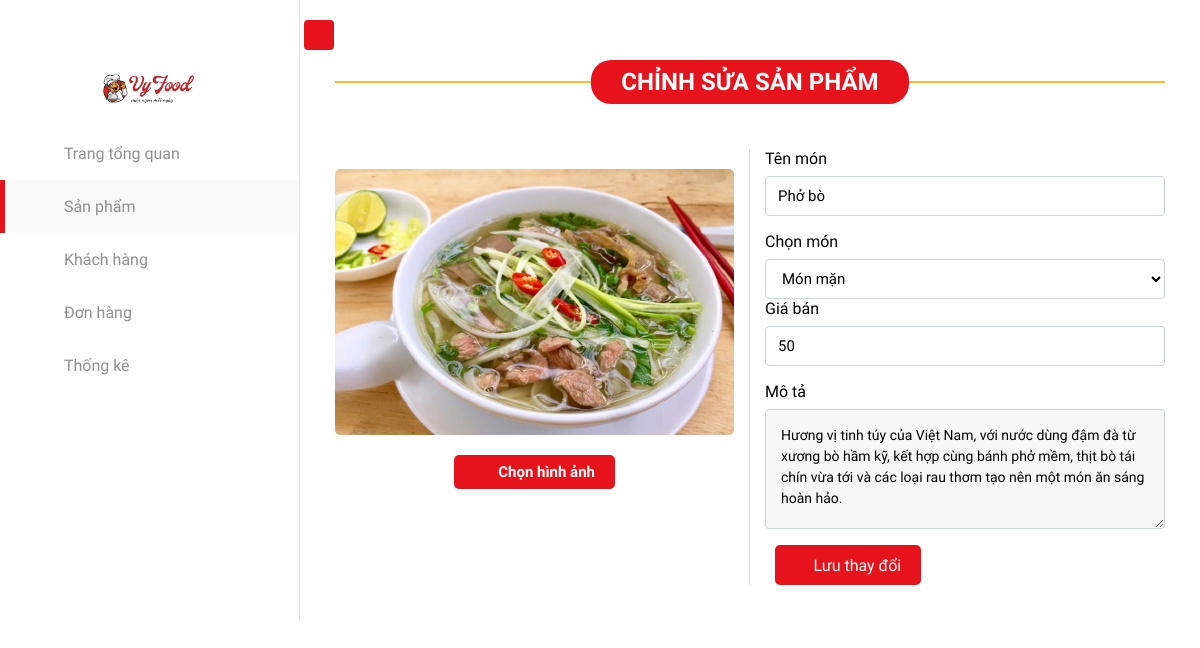
/adminchangeproduct.php?id=1, run on the app's committed database.
### tables this page shows
CREATE TABLE `sanpham` (
  `ID` int(11) NOT NULL,
  `Name` varchar(255) NOT NULL,
  `Image` varchar(255) NOT NULL,
  `Price` int(255) NOT NULL,
  `Describtion` varchar(255) NOT NULL,
  `Type` enum('món chay','món mặn','món lẩu','món ăn vặt','món tráng miệng','nước uống','hải sản') NOT NULL,
  `Visible` tinyint(1) NOT NULL DEFAULT 1
);

### adminchangeproduct.php (the view, shortened to what this page needs)
<!DOCTYPE html>
<html lang="en">
  <head>
    <link
      rel="stylesheet"
      href="https://cdn.jsdelivr.net/npm/bootstrap@4.6.2/dist/css/bootstrap.min.css"
    />
    <link
      rel="stylesheet"
      href="assets/font-awesome-pro-v6-6.2.0/css/all.min.css"
    />
    <link rel="stylesheet" href="admin/css/style.css" />
    <link rel="stylesheet" href="assets/css/base.css" />
    <link rel="stylesheet" href="assets/css/admin.css" />
  </head>
  <body>
    <?php
      include "connect.php";
      if (isset($_GET['id'])) {
          $id = intval($_GET['id']);
          $sql = "SELECT * FROM sanpham WHERE ID = $id";
          $result = mysqli_query($conn, $sql);
          if (mysqli_num_rows($result) > 0) {
              $row = mysqli_fetch_assoc($result);
          } else {
              echo "<h2>Không tìm thấy sản phẩm!</h2>";
              exit();
          }
      } else {
          echo "<h2>Không có sản phẩm nào được chọn!</h2>";
          exit();
      }
    ?>
    <div class="wrapper d-flex align-items-stretch">
      <nav id="sidebar">
        <div class="custom-menu">
          <button type="button" id="sidebarCollapse" class="btn btn-primary"></button>
        </div>
        <div class="img bg-wrap text-center py-4">
          <div class="user-logo">
            <div class="inner-logo">
              <img src="assets/img/logo.png" alt="logo" />
            </div>
          </div>
        </div>
        <ul class="list-unstyled components mb-5">
          <li>
            <a href="admin.php"><i class="fa-light fa-house"></i> Trang tổng quan</a>
          </li>
          <li class="active">
            <a href="adminproduct.php"><i class="fa-light fa-pot-food"></i> Sản phẩm</a>
          </li>
          <li>
            <a href="admincustomer.php"><i class="fa-light fa-users"></i> Khách hàng</a>
          </li>
          <li>
            <a href="adminorder.php"><i class="fa-light fa-basket-shopping"></i> Đơn hàng</a>
          </li>
          <li >
            <a href="adminstatistical.php"><i class="fa-light fa-chart-simple"></i> Thống kê</a>
          </li>
        </ul>
      </nav>
    <div class="adminaddproduct">
      <div class="add-product">
        <div class="row">
          <div class="col-12">
            <div class="inner-head">
              <div class="inner-title">Chỉnh sửa sản phẩm</div>
            </div>
          </div>
          <div class="col-xl-6 col-lg-6 col-md-6 col-sm-6 col-12">
            <form action="updateproduct.php" method="POST" enctype="multipart/form-data">
              <div class="inner-item">
                <div class="inner-img">
                  <img id="preview" src="<?php echo $row['Image']; ?>" />
                </div>
                <div class="inner-choose">
                  <label for="choose">
                    <i class="fa-light fa-cloud-arrow-up"></i> Chọn hình ảnh
                  </label>
                </div>
              </div>
          </div>
          <div class="col-xl-6 col-lg-6 col-md-6 col-sm-6 col-12">
            <div class="inner-item">
              <div class="form-group">
                <label for="name">Tên món</label>
                <input
                  type="text"
                  id="name"
                  name="Name"
                  class="form-control"
                  placeholder="Nhập tên món"
                  value="<?php echo htmlspecialchars($row['Name']); ?>"
                  required
                />
              </div>
              <div class="inner-select">
                <label for="select">Chọn món</label>
                <select name="Type" id="select" class="form-control">
                  <option value="món mặn" <?php echo ($row['Type'] == 'món mặn') ? 'selected' : ''; ?>>Món mặn</option>
                </select>
              </div>
              <div class="form-group">
                <label for="sell">Giá bán</label>
                <input
                  type="number"
                  id="sell"
                  name="Price"
                  class="form-control"
                  placeholder="Nhập giá bán"
                  value="<?php echo htmlspecialchars($row['Price']); ?>"
                  required
                />
              </div>
              <div class="form-group">
                <label for="desc">Mô tả</label>
                <textarea
                  name="Describtion"
                  id="desc"
                  class="form-control"
                  placeholder="Nhập mô tả món ăn..."
                  required
                ><?php echo htmlspecialchars($row['Describtion']); ?></textarea>
              </div>
              <div class="inner-add">
                <button class="inner-nut" type="submit">
                  <i class="fa-light fa-pencil"></i> Lưu thay đổi
                </button>
              </div>
          </div>
        </div>
      </div>
    </div>
  </body>
</html>

### assets/css/base.css (style rules this page uses)
:root { --color-text: #000000; --color-bg1: #0d5432; --color-bg2: #e6131c; --font: "Roboto Condensed", sans-serif; }
a { text-decoration: none; }
body { color: var(--color-text); font-family: var(--font); overflow-x: hidden; }

### assets/css/admin.css (style rules this page uses)
*, *::before, *::after { box-sizing: border-box; margin: 0; padding: 0; list-style-type: none; text-decoration: none; }
:root { --red: #b5292f; --lightest-gray: rgb(249, 249, 249); --lighter-gray: rgb(240, 240, 240); --light-gray: rgb(144, 144, 144); --medium-gray: rgb(96, 96, 96); --dark-gray: rgb(13, 13, 13); --header-height: 60px; --animation-duration: 200ms; --animation-timing-curve: ease-in-out; }
html { scroll-behavior: smooth; }
body { margin: 0; font-family: "Roboto Condensed", sans-serif; overflow-x: hidden; }
button { outline: none; border: none; cursor: pointer; }
body, input, button, textarea, pre { font-family: Roboto Condensed, sans-serif; -webkit-tap-highlight-color: rgba(0, 0, 0, 0); }
ul, li { margin: 0; list-style-type: none; padding: 0; }
.wrapper { line-height: normal; font-size: 16px; }
#sidebar { background: #fff; border-right: 1px solid rgba(0, 0, 0, 0.1); }
#sidebar .custom-menu .btn.btn-primary { background: var(--color-bg2); }
.wrapper .bg-wrap { background: #fff; }
.wrapper .inner-logo { padding-top: 50px; }
.wrapper .inner-logo img { width: 100px; height: auto; }
.wrapper .bg-wrap::after { display: none; }
#sidebar ul li.active > a { color: #909090; background: #f9f9f9; position: relative; }
#sidebar ul li.active > a::before { content: ""; position: absolute; left: 0; bottom: 0; width: 5px; height: 100%; background: var(--color-bg2); }
#sidebar ul li a { color: #909090; border: none; display: flex; align-items: center; }
#sidebar ul li a i { font-size: 23px; margin-right: 16px; }
select { background-color: #eee; padding: 10px 20px; border-radius: 5px; outline: none; border: none; margin-left: 10px; border-right: 10px solid #eee; height: 40px; cursor: pointer; margin-right: 5px; }
form { display: flex; justify-content: center; }
.inner-nut { background-color: var(--color-bg2); height: 40px; color: #fff; border-radius: 5px; padding: 0 20px; width: auto; display: flex; align-items: center; justify-content: center; margin-left: 10px; }
.inner-nut i { margin-right: 6px; }
.adminaddproduct { padding: 35px; width: 100%; padding-top: 60px; }
.inner-head { position: relative; margin-bottom: 30px; text-align: center; }
.inner-head .inner-title { display: inline-block; border-radius: 20px; background: var(--color-bg2); padding: 8px 30px; margin: 0; font-size: 24px; color: #fff; font-weight: 600; text-transform: uppercase; margin-bottom: 15px; }
.inner-head .inner-title::before { content: ""; height: 2px; width: 50%; background: #ffb82e; top: 35%; z-index: -1; position: absolute; left: 0; }
.inner-head .inner-title::after { content: ""; height: 2px; width: 50%; background: #ffb82e; top: 35%; z-index: -1; position: absolute; right: 0; }
.adminaddproduct .add-product .inner-img img { width: 100%; border-radius: 5px; margin-top: 20px; }
.adminaddproduct .add-product .inner-choose { text-align: center; }
.adminaddproduct .add-product .inner-choose label { padding: 8px 20px; border-radius: 5px; margin-top: 20px; font-size: 15px; background: var(--color-bg2); color: #fff; cursor: pointer; }
.adminaddproduct .add-product .inner-choose label i { font-size: 16px; margin-right: 8px; }
.adminaddproduct .add-product form { display: inline-block; width: 100%; }
.adminaddproduct .add-product form label { font-size: 15px; font-weight: 600; }
.adminaddproduct .add-product .col-xl-6:nth-child(2) { border-right: 1px solid #ddd; }
.form-control { height: 40px !important; background: #fff; color: #000; font-size: 15px; border-radius: 4px; -webkit-box-shadow: none !important; box-shadow: none !important; border: 1px solid #ced4da; margin: 0px; transition: all 0.3s linear; }
.adminaddproduct .add-product textarea { border: 1px solid #ced4da; height: 120px !important; padding: 15px; background-color: #f7f7f7; transition: all 0.3s linear; font-size: 14px; }

### adminchangeproduct.php (style rules this page uses)
.form-control { height: 40px !important; background: #fff; color: #000; font-size: 15px; border-radius: 4px; -webkit-box-shadow: none !important; box-shadow: none !important; border: 1px solid #ced4da; margin: 0px; transition: all 0.3s linear; }
.adminaddproduct .add-product textarea { border: 1px solid #ced4da; height: 120px !important; padding: 15px; background-color: #f7f7f7; transition: all 0.3s linear; font-size: 14px; }

### data on the page
sanpham: Name "Phở bò", Type "Món mặn", Price "50", Describtion "Hương vị tinh túy của Việt Nam, với nước dùng đậm đà từ xương bò hầm kỹ, kết hợp cùng bánh phở mềm, thịt bò tái chín vừa tới và các loại rau thơm tạo nên một món ăn sáng hoàn hảo."
